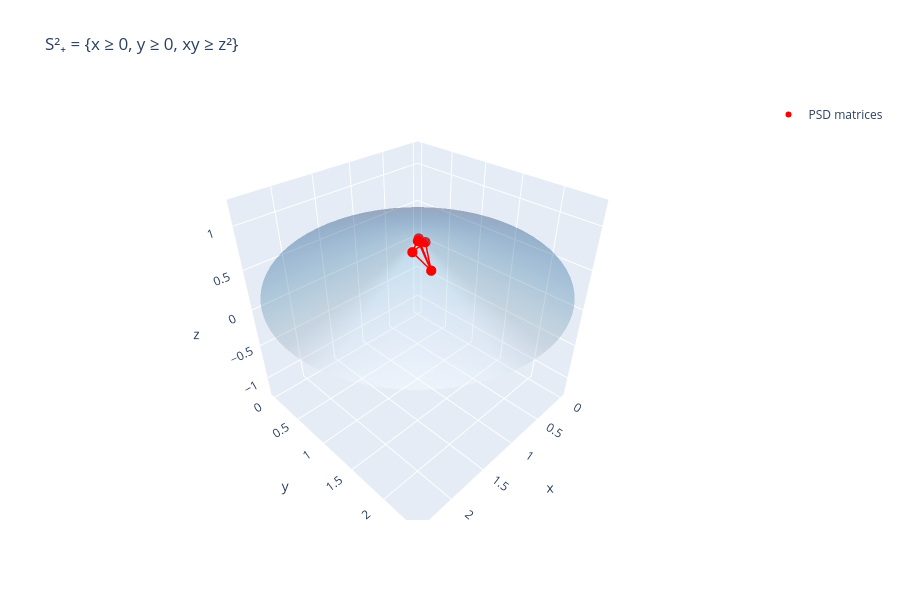

Write notebook code for a chart like this one.
### Markdown cell above
### Prediction

- An ice-cream cone with its tip at the origin, opening along the direction $x = y$, $z = 0$ (the identity).
- Every segment between PSD matrices stays inside.

### Code cell
r = np.linspace(0, 1.2, 40); ph = np.linspace(0, 2 * np.pi, 80)
R, PH = np.meshgrid(r, ph)
# boundary xy = z²: in coordinates t = (x+y)/2, u = (x−y)/2, the condition is u² + z² ≤ t² (a circular cone)
T = R; U = R * np.cos(PH); Z = R * np.sin(PH)
Xb, Yb = T + U, T - U

rng = np.random.default_rng(1)
mats = []
for _ in range(5):
    B = rng.normal(size=(2, 2)) * 0.5
    mats.append(B @ B.T)
pts = np.array([[M[0, 0], M[1, 1], M[0, 1]] for M in mats])

traces = [go.Surface(x=Xb, y=Yb, z=Z, opacity=0.35, colorscale="Blues", showscale=False, name="boundary det X = 0")]
traces.append(go.Scatter3d(x=pts[:, 0], y=pts[:, 1], z=pts[:, 2], mode="markers", marker=dict(size=6, color="red"), name="PSD matrices"))
for i in range(len(pts)):
    for j in range(i + 1, len(pts)):
        traces.append(go.Scatter3d(x=pts[[i, j], 0], y=pts[[i, j], 1], z=pts[[i, j], 2], mode="lines",
                                   line=dict(color="red", width=3), showlegend=False))
fig = go.Figure(traces)
fig.update_layout(scene=dict(xaxis_title="x", yaxis_title="y", zaxis_title="z", aspectmode="cube"), height=600,
                  title="S²₊ = {x ≥ 0, y ≥ 0, xy ≥ z²}")
fig.show()

### Figure 1 — Plotly figure (JSON) as saved in the notebook; plotly's stock layout.template omitted (floating-point values rounded to 4 significant figures; data arrays with more than 128 entries replaced by an {"elided": "..."} marker saying what was removed)
{"data": [{"colorscale": [[0, "rgb(247,251,255)"], [0.125, "rgb(222,235,247)"], [0.25, "rgb(198,219,239)"], [0.375, "rgb(158,202,225)"], [0.5, "rgb(107,174,214)"], [0.625, "rgb(66,146,198)"], [0.75, "rgb(33,113,181)"], [0.875, "rgb(8,81,156)"], [1, "rgb(8,48,107)"]], "name": "boundary det X = 0", "opacity": 0.35, "showscale": false, "type": "surface", "x": {"elided": "80x40 float values"}, "y": {"elided": "80x40 float values"}, "z": {"elided": "80x40 float values"}}, {"marker": {"color": "red", "size": 6}, "mode": "markers", "name": "PSD matrices", "type": "scatter3d", "x": [0.1986, 0.2547, 0.05486, 0.1422, 0.02178], "y": [0.4519, 0.1565, 0.07493, 0.1478, 0.1694], "z": [-0.2391, -0.05668, 0.04279, 0.06438, 0.01104]}, {"line": {"color": "red", "width": 3}, "mode": "lines", "showlegend": false, "type": "scatter3d", "x": [0.1986, 0.2547], "y": [0.4519, 0.1565], "z": [-0.2391, -0.05668]}, {"line": {"color": "red", "width": 3}, "mode": "lines", "showlegend": false, "type": "scatter3d", "x": [0.1986, 0.05486], "y": [0.4519, 0.07493], "z": [-0.2391, 0.04279]}, {"line": {"color": "red", "width": 3}, "mode": "lines", "showlegend": false, "type": "scatter3d", "x": [0.1986, 0.1422], "y": [0.4519, 0.1478], "z": [-0.2391, 0.06438]}, {"line": {"color": "red", "width": 3}, "mode": "lines", "showlegend": false, "type": "scatter3d", "x": [0.1986, 0.02178], "y": [0.4519, 0.1694], "z": [-0.2391, 0.01104]}, {"line": {"color": "red", "width": 3}, "mode": "lines", "showlegend": false, "type": "scatter3d", "x": [0.2547, 0.05486], "y": [0.1565, 0.07493], "z": [-0.05668, 0.04279]}, {"line": {"color": "red", "width": 3}, "mode": "lines", "showlegend": false, "type": "scatter3d", "x": [0.2547, 0.1422], "y": [0.1565, 0.1478], "z": [-0.05668, 0.06438]}, {"line": {"color": "red", "width": 3}, "mode": "lines", "showlegend": false, "type": "scatter3d", "x": [0.2547, 0.02178], "y": [0.1565, 0.1694], "z": [-0.05668, 0.01104]}, {"line": {"color": "red", "width": 3}, "mode": "lines", "showlegend": false, "type": "scatter3d", "x": [0.05486, 0.1422], "y": [0.07493, 0.1478], "z": [0.04279, 0.06438]}, {"line": {"color": "red", "width": 3}, "mode": "lines", "showlegend": false, "type": "scatter3d", "x": [0.05486, 0.02178], "y": [0.07493, 0.1694], "z": [0.04279, 0.01104]}, {"line": {"color": "red", "width": 3}, "mode": "lines", "showlegend": false, "type": "scatter3d", "x": [0.1422, 0.02178], "y": [0.1478, 0.1694], "z": [0.06438, 0.01104]}], "layout": {"height": 600, "scene": {"aspectmode": "cube", "xaxis": {"title": {"text": "x"}}, "yaxis": {"title": {"text": "y"}}, "zaxis": {"title": {"text": "z"}}}, "title": {"text": "S²₊ = {x ≥ 0, y ≥ 0, xy ≥ z²}"}}}
